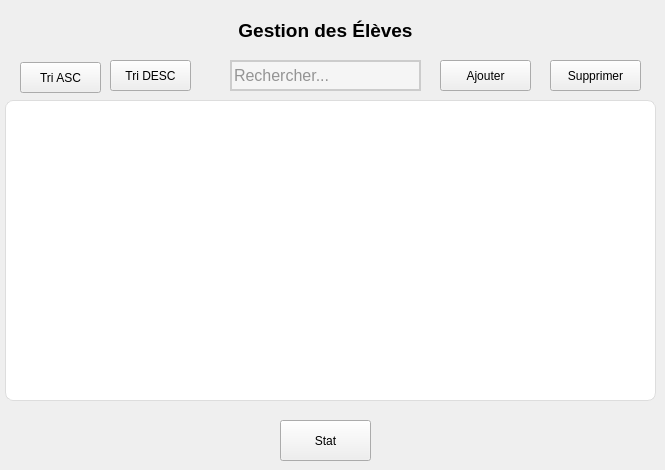
      <widget class="QWidget" name="pages">
       <widget class="QPushButton" name="Trie_eleveASC">
        <property name="geometry">
         <rect>
          <x>20</x>
          <y>62</y>
          <width>81</width>
          <height>31</height>
         </rect>
        </property>
        <property name="text">
         <string>Tri ASC</string>
        </property>
       </widget>
       <widget class="QPushButton" name="Trie_eleveDESC">
        <property name="geometry">
         <rect>
          <x>110</x>
          <y>60</y>
          <width>81</width>
          <height>31</height>
         </rect>
        </property>
        <property name="text">
         <string>Tri DESC</string>
        </property>
       </widget>
       <widget class="QLineEdit" name="Search_eleve">
        <property name="geometry">
         <rect>
          <x>230</x>
          <y>60</y>
          <width>191</width>
          <height>31</height>
         </rect>
        </property>
        <property name="styleSheet">
         <string notr="true">/* Apply styles to QLineEdit for search */
QLineEdit {
    border: 2px solid #ccc; /* Light gray border */
    border-radius: 25px; /* Rounded corners */
    background-color: #f5f5f5; /* Light gray background */
    color: #333; /* Dark text color */
    font-size: 16px; /* Font size */
    transition: border-color 0.3s, box-shadow 0.3s; /* Smooth transition */
}

/* Apply focus styles to QLineEdit for search */
QLineEdit:focus {
    border-color: #1abc9c; /* Teal border color on focus */
    box-shadow: 0px 0px 8px rgba(26, 188, 156, 0.6); /* Light shadow on focus */
    outline: none; /* Remove default focus outline */
    background-color: #fff; /* White background on focus */
}
</string>
        </property>
        <property name="placeholderText">
         <string>Rechercher...</string>
        </property>
       </widget>
       <widget class="QPushButton" name="Supprimer_eleve">
        <property name="geometry">
         <rect>
          <x>550</x>
          <y>60</y>
          <width>91</width>
          <height>31</height>
         </rect>
        </property>
        <property name="text">
         <string>Supprimer</string>
        </property>
       </widget>
       <widget class="QTableView" name="table_eleve">
        <property name="geometry">
         <rect>
          <x>5</x>
          <y>100</y>
          <width>651</width>
          <height>301</height>
         </rect>
        </property>
        <property name="styleSheet">
         <string notr="true">/* Apply styles to QTableView */
QTableView {
    background-color: #fff; /* White background */
    border: 1px solid #ddd; /* Light gray border */
    border-radius: 8px; /* Rounded corners */
}

/* Apply styles to table headers */
QHeaderView::section {
    background-color: #f5f5f5; /* Light gray background */
    color: #333; /* Dark text color */
    padding: 8px; /* Padding inside the header cells */
    border: none; /* No border */
    border-top: 1px solid #ddd; /* Top border for separation */
}

/* Apply styles to table cells */
QTableView QTableCornerButton::section,
QTableView QTableCornerButton::section:checked {
    background-color: #f5f5f5; /* Light gray background for corner cell */
    border: none;
}

QTableView::item {
    padding: 10px; /* Padding inside the cells */
    border: none; /* No border */
}

/* Apply alternate row colors for better readability */
QTableView::item:nth-child(odd) {
    background-color: #f9f9f9; /* Very light gray background */
}

/* Apply hover styles for cells */
QTableView::item:hover {
    background-color: #e8e8e8; /* Slightly darker background on hover */
}

/* Apply selection styles for cells */
QTableView::item:selected {
    background-color: #1abc9c; /* Teal background on selection */
    color: white; /* White text color on selection */
}

/* Apply custom scroll bar style */
QTableView QScrollBar:vertical {
    border: none;
    background: transparent;
    width: 10px; /* Adjust the width as needed */
}

QTableView QScrollBar:horizontal {
    border: none;
    background: transparent;
    height: 10px; /* Adjust the height as needed */
}

QTableView QScrollBar::handle:vertical,
QTableView QScrollBar::handle:horizontal {
    background: #ccc; /* Scroll bar handle color */
    border-radius: 5px; /* Rounded handle shape */
}

QTableView QScrollBar::add-page:vertical,
QTableView QScrollBar::sub-page:vertical,
QTableView QScrollBar::add-page:horizontal,
QTableView QScrollBar::sub-page:horizontal {
    background: none;
}

QTableView QScrollBar::add-line:vertical,
QTableView QScrollBar::sub-line:vertical,
QTableView QScrollBar::add-line:horizontal,
QTableView QScrollBar::sub-line:horizontal {
    background: none;
}
</string>
        </property>
       </widget>
       <widget class="QPushButton" name="btn_OpenStat_eleve">
        <property name="geometry">
         <rect>
          <x>280</x>
          <y>420</y>
          <width>91</width>
          <height>41</height>
         </rect>
        </property>
        <property name="text">
         <string>Stat</string>
        </property>
       </widget>
       <widget class="QPushButton" name="btn_openAjoutEleve">
        <property name="geometry">
         <rect>
          <x>440</x>
          <y>60</y>
          <width>91</width>
          <height>31</height>
         </rect>
        </property>
        <property name="text">
         <string>Ajouter</string>
        </property>
       </widget>
       <widget class="QLabel" name="nameapp_4">
        <property name="geometry">
         <rect>
          <x>200</x>
          <y>10</y>
          <width>251</width>
          <height>41</height>
         </rect>
        </property>
        <property name="font">
         <font>
          <family>MS Shell Dlg 2</family>
          <pointsize>14</pointsize>
          <weight>75</weight>
          <bold>true</bold>
         </font>
        </property>
        <property name="styleSheet">
         <string notr="true"/>
        </property>
        <property name="text">
         <string>Gestion des Élèves</string>
        </property>
        <property name="alignment">
         <set>Qt::AlignCenter</set>
        </property>
       </widget>
      </widget>
